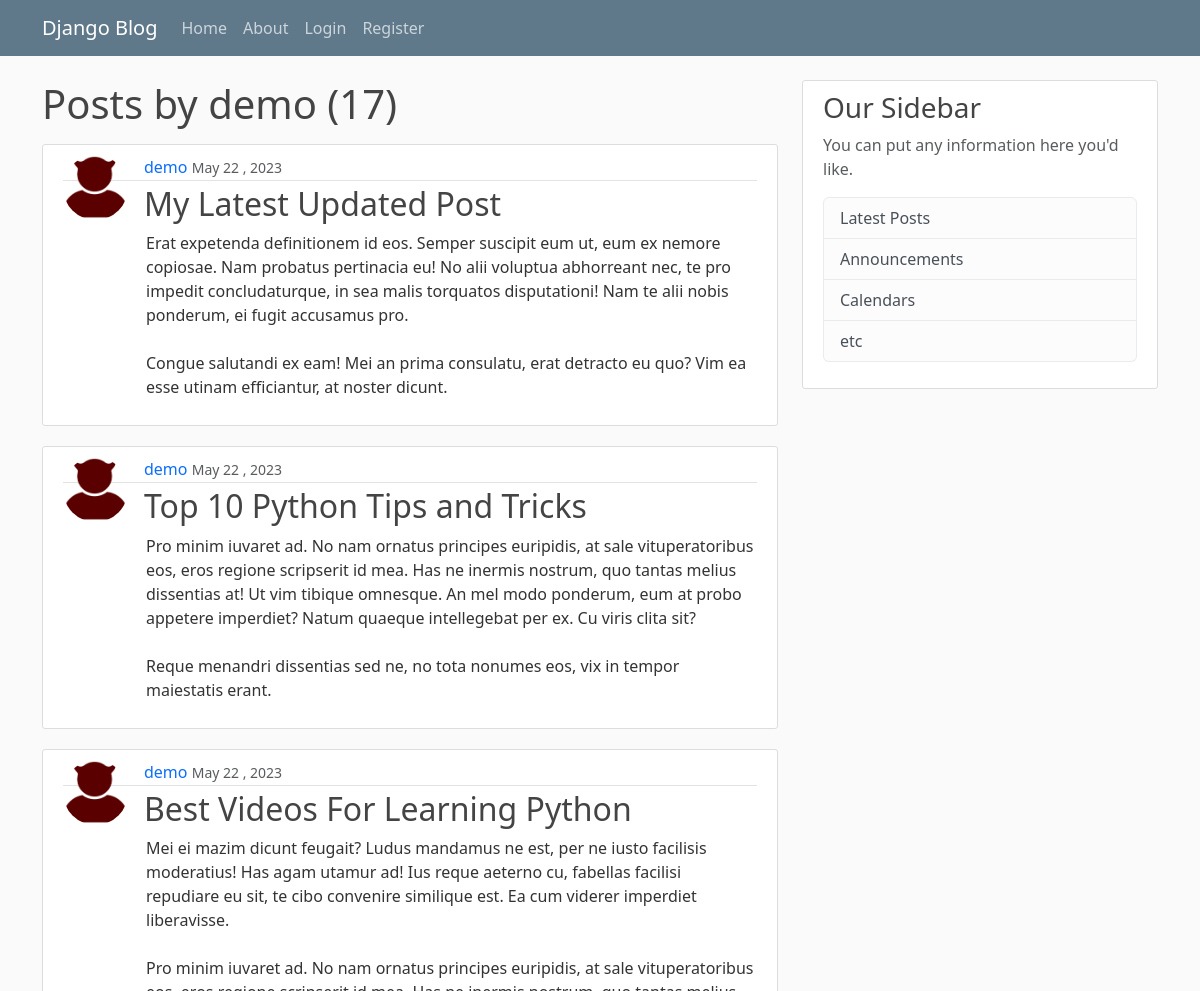
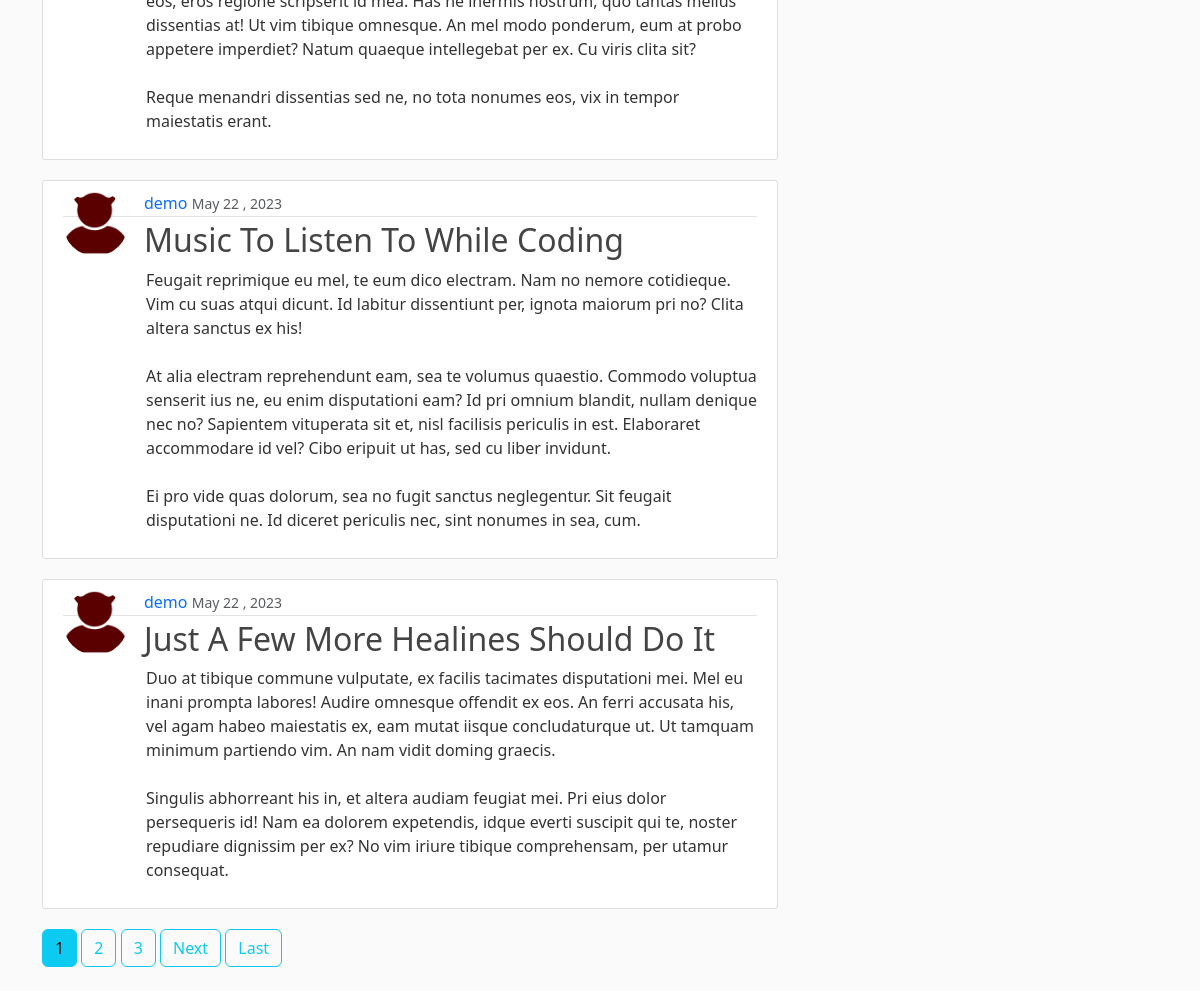
The page /user/demo on the database its author committed (2 pictures, top to bottom).
### blog/models.py (models this page shows, shortened)
class Post(models.Model):
    title=models.CharField(max_length=100)
    content=models.TextField()
    date_posted=models.DateTimeField(default=timezone.now)
    author=models.ForeignKey(User,on_delete=models.CASCADE)

### users/models.py (models this page shows, shortened)
class Profile(models.Model):
    user=models.OneToOneField(User,on_delete=models.CASCADE)
    image=models.ImageField(default='default.jpg',upload_to='profile_pics')

### blog/views.py (the view)
# urls.py: path('user/<username>',UserPostListView.as_view(),name='user-post'),  #blog/post_list.html  >> <app>/<model>_<viewtype>.html
class UserPostListView(ListView):
    model = Post
    template_name = 'blog/user_post.html'
    context_object_name = 'posts'
    ordering = ['-date_posted']   #>>'date_posted'>>oldest to newest , add '-' to reverse
    paginate_by = 5
    def get_queryset(self):
        user = get_object_or_404(User,username=self.kwargs.get('username'))
        return Post.objects.filter(author=user).order_by('-date_posted')

### blog/templates/blog/user_post.html (shortened to what this page needs)
{% extends 'blog/base.html' %}
{% block content %}
<h1 class='mb-3'>Posts by {{view.kwargs.username}} ({{ page_obj.paginator.count }})</h1>
{% for post in posts %}
<article class="media content-section">
    <img class='rounded-circle article-img' src="{{ post.author.profile.image.url }}" alt="" style="float: left;">
    <div class="media-body">
        <div class="article-metadata">
            <a class="mr-2" href="{% url 'user-post' post.author.username %}" style="text-decoration: none !important;">{{ post.author }}</a>
            <small class="text-muted">{{ post.date_posted|date:'F d , Y' }}</small>
        </div>
        <h2><a style="text-decoration:none" class="article-title" href="{% url 'post-detail' post.id %}">{{ post.title }}</a></h2>
        <p class="article-content" style="margin-left: 83px;">{{ post.content }}</p>
    </div>
</article>
{% endfor %}
 {% if is_paginated %}
      {% for num in page_obj.paginator.page_range %}
        {% if page_obj.number == num %}
          <a class="btn btn-info mb-4" href="?page={{ num }}">{{ num }}</a>
        {% elif num > page_obj.number|add:'-3' and num < page_obj.number|add:'3' %}
          <a class="btn btn-outline-info mb-4" href="?page={{ num }}">{{ num }}</a>
        {% endif %}
      {% endfor %}
      {% if page_obj.has_next %}
        <a class="btn btn-outline-info mb-4" href="?page={{ page_obj.next_page_number }}">Next</a>
        <a class="btn btn-outline-info mb-4" href="?page={{ page_obj.paginator.num_pages }}">Last</a>
      {% endif %}
    {% endif %}
{% endblock content %}

### blog/static/blog/main.css (style rules this page uses)
body { background: #fafafa; color: #333333; margin-top: 5rem; }
h1, h2, h3, h4, h5, h6 { color: #444444; }
.content-section { background: #ffffff; padding: 10px 20px; border: 1px solid #dddddd; border-radius: 3px; margin-bottom: 20px; }
.article-title { color: #444444; }
.article-content { white-space: pre-line; }
.article-img { height: 65px; width: 65px; margin-right: 16px; }
.article-metadata { padding-bottom: 1px; margin-bottom: 4px; border-bottom: 1px solid #e3e3e3 }

### rows shown on the page
Post: author.profile.image (picture), author "demo", date_posted "May 22 , 2023", title "My Latest Updated Post", content "Erat expetenda definitionem id eos. Semper suscipit eum ut, eum ex nemore copiosae. Nam probatus pertinacia eu! No alii voluptua abhorreant nec, te pro impedit concludaturque, in sea malis torquatos disputationi! Nam te alii nobis ponderum, ei fugit accusamus pro. Congue salutandi ex eam! Mei an prima consulatu, erat detracto eu quo? Vim ea esse utinam efficiantur, at noster dicunt."
Post: author.profile.image (picture), author "demo", date_posted "May 22 , 2023", title "Top 10 Python Tips and Tricks", content "Pro minim iuvaret ad. No nam ornatus principes euripidis, at sale vituperatoribus eos, eros regione scripserit id mea. Has ne inermis nostrum, quo tantas melius dissentias at! Ut vim tibique omnesque. An mel modo ponderum, eum at probo appetere imperdiet? Natum quaeque intellegebat per ex. Cu viris clita sit? Reque menandri dissentias sed ne, no tota nonumes eos, vix in tempor maiestatis erant."
Post: author.profile.image (picture), author "demo", date_posted "May 22 , 2023", title "Best Videos For Learning Python", content "Mei ei mazim dicunt feugait? Ludus mandamus ne est, per ne iusto facilisis moderatius! Has agam utamur ad! Ius reque aeterno cu, fabellas facilisi repudiare eu sit, te cibo convenire similique est. Ea cum viderer imperdiet liberavisse. Pro minim iuvaret ad. No nam ornatus principes euripidis, at sale vituperatoribus eos, eros regione scripserit id mea. Has ne inermis nostrum, quo tantas melius dissentias at! Ut vim tibique omnesque. An mel modo ponderum, eum at probo appetere imperdiet? Natum quaeque intellegebat per ex. Cu viris clita sit? Reque menandri dissentias sed ne, no tota nonumes eos, vix in tempor maiestatis erant."
Post: author.profile.image (picture), author "demo", date_posted "May 22 , 2023", title "Music To Listen To While Coding", content "Feugait reprimique eu mel, te eum dico electram. Nam no nemore cotidieque. Vim cu suas atqui dicunt. Id labitur dissentiunt per, ignota maiorum pri no? Clita altera sanctus ex his! At alia electram reprehendunt eam, sea te volumus quaestio. Commodo voluptua senserit ius ne, eu enim disputationi eam? Id pri omnium blandit, nullam denique nec no? Sapientem vituperata sit et, nisl facilisis periculis in est. Elaboraret accommodare id vel? Cibo eripuit ut has, sed cu liber invidunt. Ei pro vide quas dolorum, sea no fugit sanctus neglegentur. Sit feugait disputationi ne. Id diceret periculis nec, sint nonumes in sea, cum."
Post: author.profile.image (picture), author "demo", date_posted "May 22 , 2023", title "Just A Few More Healines Should Do It", content "Duo at tibique commune vulputate, ex facilis tacimates disputationi mei. Mel eu inani prompta labores! Audire omnesque offendit ex eos. An ferri accusata his, vel agam habeo maiestatis ex, eam mutat iisque concludaturque ut. Ut tamquam minimum partiendo vim. An nam vidit doming graecis. Singulis abhorreant his in, et altera audiam feugiat mei. Pri eius dolor persequeris id! Nam ea dolorem expetendis, idque everti suscipit qui te, noster repudiare dignissim per ex? No vim iriure tibique comprehensam, per utamur consequat."

### other values the page prints
{{ view.kwargs.username }} "demo"
{{ page_obj.paginator.count }} "17"
{{ num }} "1"
{{ num }} "2" "3"
